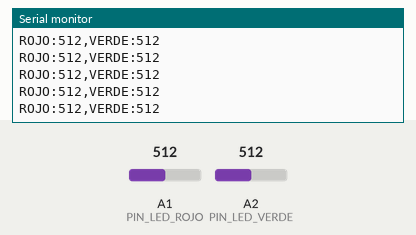
Recording of a sketch running on a simulated Arduino Uno, built with avr-gcc and run on an emulated ATmega328P. On the bench: the last lines printed to the serial monitor. The inputs (shaded band) are chosen by the test bench; at power-on: A1 (PIN_LED_ROJO) = 512, A2 (PIN_LED_VERDE) = 512.

Above: at 1.2 s.
1.3 s: A1 (PIN_LED_ROJO) set to 716
At 1.31 s:
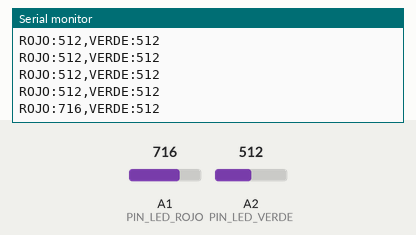
2.8 s: A2 (PIN_LED_VERDE) set to 716
At 2.81 s:
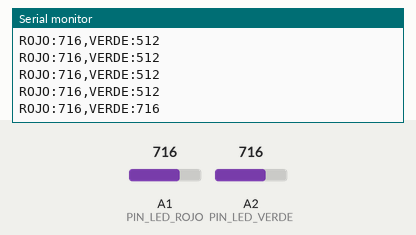
4.3 s: A1 (PIN_LED_ROJO) set to 900
At 4.31 s:
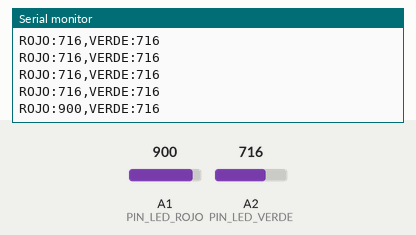
5.8 s: A2 (PIN_LED_VERDE) set to 900
At 5.81 s:
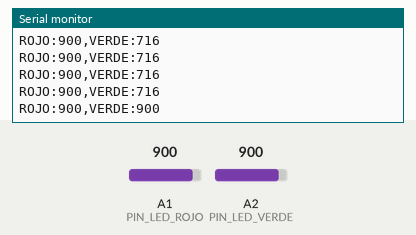
Timing chart, 0 to 8.3 s (numbered marks = the images above; inputs shaded):
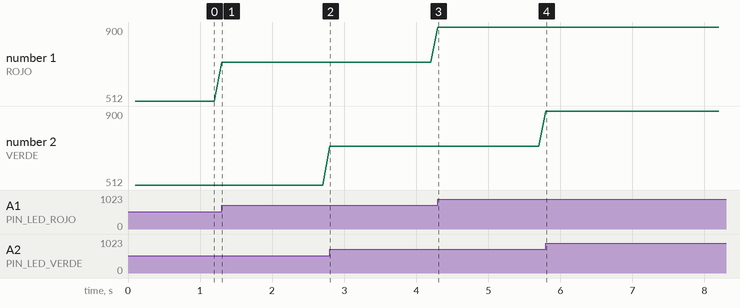

The sketch:

ino.ino
```cpp
// Pines analógicos para monitorear cada LED
const int PIN_LED_ROJO = A1;   // Conectado al cátodo del LED rojo (vía resistencia 1kΩ)
const int PIN_LED_VERDE = A2;  // Conectado al cátodo del LED verde

int valorRojo = 0;
int valorVerde = 0;
unsigned long lastSend = 0;
const unsigned long INTERVALO = 100;  // ms entre lecturas

void setup() {
  Serial.begin(9600);
}

void loop() {
  if (millis() - lastSend >= INTERVALO) {
    lastSend = millis();

    // Leer el estado de cada LED
    valorRojo = analogRead(PIN_LED_ROJO);
    valorVerde = analogRead(PIN_LED_VERDE);

    // Enviar ambos valores en formato "ROJO:valor,VERDE:valor"
    Serial.print("ROJO:");
    Serial.print(valorRojo);
    Serial.print(",VERDE:");
    Serial.println(valorVerde);
  }
}
```

Measured:
- after the input at 1.3 s, the serial monitor: prints a new line at once (image 1)
- after the input at 2.8 s, the serial monitor: prints a new line at once (image 2)
- after the input at 4.3 s, the serial monitor: prints a new line at once (image 3)
- after the input at 5.8 s, the serial monitor: prints a new line at once (image 4)
- plotted number 1: 512 → 716 after the input at 1.3 s, 716 → 900 after the input at 4.3 s
